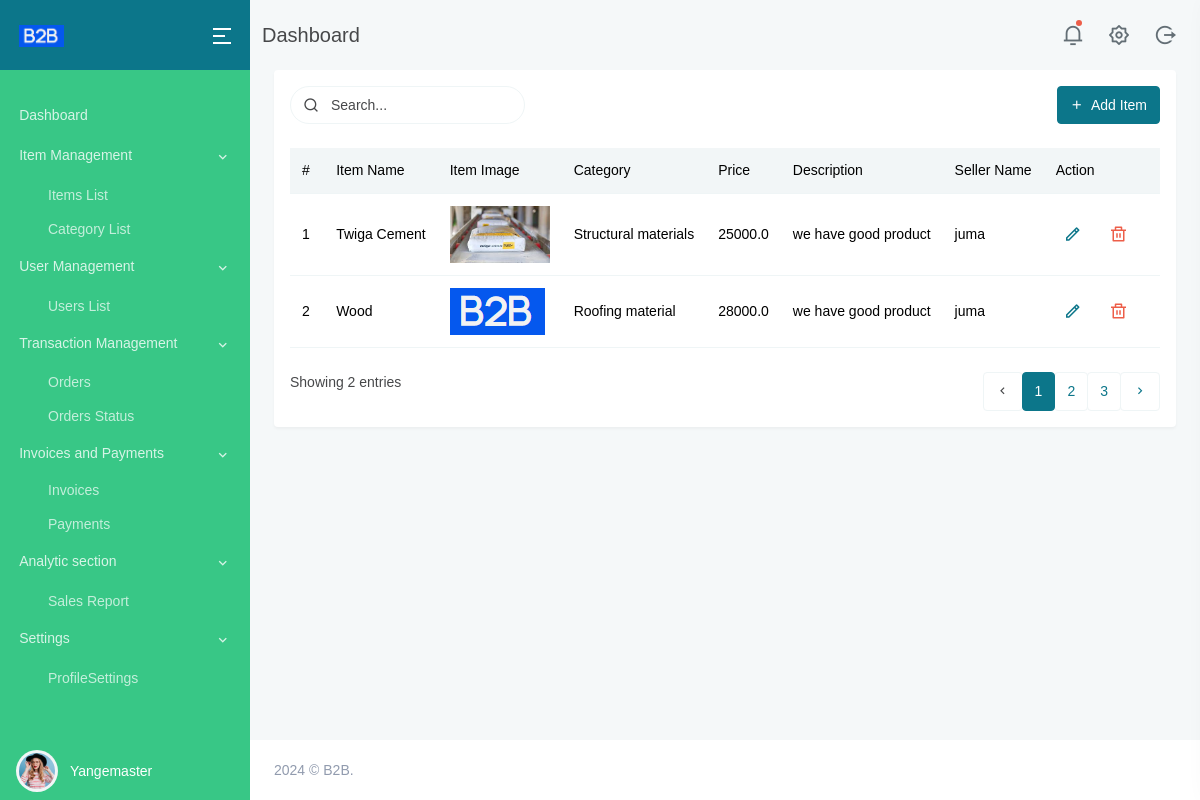
The app's page /items/ (signed in) with its own data.
### main/models.py (models this page shows, shortened)
class Item(models.Model):
    item_name = models.CharField(max_length=100)
    category = models.ForeignKey(Category, on_delete=models.CASCADE)
    price = models.FloatField()
    item_image = models.ImageField(upload_to='items_images/')
    description = models.TextField()
    seller_name = models.CharField(max_length=100, default="john")

class Category(models.Model):
    category = models.CharField(max_length=30)
    def __str__(self):
        return self.category

### main/views.py (the view)
# urls.py: path('items/', views.item_list, name='item_list'),
@login_required
def item_list(request):
    items = Item.objects.all()
    categories = Category.objects.all()
    return render(request, 'item.html', {'items': items, 'categories': categories})

### templates/item.html (shortened to what this page needs)
{% extends "base.html" %}
{% load static %}
{% block content %}
<div class="main-content">
    <div class="page-content">
        <div class="container-fluid">
            <div class="row">
                <div class="col-lg-12">
                    <div class="card">
                        <div class="card-body">
                            <div class="row mb-2">
                                <div class="col-md-6">
                                    <div class="form-inline float-md-start mb-3">
                                        <div class="search-box me-2">
                                            <div class="position-relative">
                                                <input type="text" class="form-control border" placeholder="Search...">
                                                <i class="ri-search-line search-icon"></i>
                                            </div>
                                        </div>
                                    </div>
                                </div>
                                <div class="col-md-6">
                                    <div class="mb-3 float-end">
                                        <a href="#" class="btn btn-primary" data-bs-toggle="modal" data-bs-target="#addItemModal">
                                            <i class="mdi mdi-plus me-1"></i> Add Item
                                        </a>
                                    </div>
                                </div>
                            </div>
                            <div class="table-responsive mb-4">
                                <table class="table table-hover table-nowrap align-middle mb-0">
                                    <thead class="bg-light">
                                        <tr>
                                            <th scope="col" style="width: 50px;">#</th>
                                            <th scope="col">Item Name</th>
                                            <th scope="col">Item Image</th>
                                            <th scope="col">Category</th>
                                            <th scope="col">Price</th>
                                            <th scope="col">Description</th>
                                            <th scope="col">Seller Name</th>
                                            <th scope="col" style="width: 200px;">Action</th>
                                        </tr>
                                    </thead>
                                    <tbody>
                                        {% for item in items %}
                                        <tr>
                                            <th scope="row">{{ forloop.counter }}</th>
                                            <td>{{ item.item_name }}</td>
                                            <td>  <img src="{{ item.item_image.url }}" alt="{{ item.item_name }}" style="max-width: 100px; max-height: 100px;"></td>
                                            <td>{{ item.category }}</td>
                                            <td>{{ item.price }}</td>
                                            <td>{{ item.description }}</td>
                                            <td>{{ item.seller_name }}</td>
                                            <td>
                                                <ul class="list-inline mb-0">
                                                    <li class="list-inline-item">
                                                        <a href="javascript:void(0);" class="px-2 text-primary"><i class="ri-pencil-line font-size-18"></i></a>
                                                    </li>
                                                    <li class="list-inline-item">
                                                        <a href="javascript:void(0);" class="px-2 text-danger"><i class="ri-delete-bin-line font-size-18"></i></a>
                                                    </li>
                                                </ul>
                                            </td>
                                        </tr>
                                        {% endfor %}
                                    </tbody>
                                </table>
                            </div>
                            <div class="row mt-4">
                                <div class="col-sm-6">
                                    <div>
                                        <p class="mb-sm-0">Showing {{ items|length }} entries</p>
                                    </div>
                                </div>
                                <div class="col-sm-6">
                                    <div class="float-sm-end">
                                        <ul class="pagination mb-sm-0">
                                            <li class="page-item disabled">
                                                <a href="#" class="page-link"><i class="mdi mdi-chevron-left"></i></a>
                                            </li>
                                            <li class="page-item active">
                                                <a href="#" class="page-link">1</a>
                                            </li>
                                            <li class="page-item">
                                                <a href="#" class="page-link">2</a>
                                            </li>
                                            <li class="page-item">
                                                <a href="#" class="page-link">3</a>
                                            </li>
                                            <li class="page-item">
                                                <a href="#" class="page-link"><i class="mdi mdi-chevron-right"></i></a>
                                            </li>
                                        </ul>
                                    </div>
                                </div>
                            </div>
                        </div>
                    </div>
                </div>
            </div>
        </div>
    </div>
</div>
{% endblock %}

### templates/base.html (shortened to what this page needs)
{% load static %}
<!doctype html>
<html lang="en">
    <head>
    <link href="{% static 'assets/libs/jsvectormap/css/jsvectormap.min.css' %}" rel="stylesheet" type="text/css">
    <link href="{% static 'assets/css/bootstrap.min.css' %}" id="bootstrap-style" rel="stylesheet" type="text/css">
    <link href="{% static 'assets/css/icons.min.css' %}" rel="stylesheet" type="text/css">
    <link href="{% static 'assets/css/app.min.css' %}" id="app-style" rel="stylesheet" type="text/css">
    <link href="https://unicons.iconscout.com/release/v4.0.0/css/unicons.css" rel="stylesheet">
    </head>
    <body data-sidebar="colored">
        <div id="layout-wrapper">
            <header id="page-topbar">
                <div class="navbar-header">
                    <div class="d-flex">
                      <div class="page-title-box align-self-center d-none d-md-block">
                        <h4 class="page-title mb-0">Dashboard</h4>
                      </div>
                    </div>
                    <div class="d-flex">
                        <div class="dropdown d-inline-block">
                            <button type="button" class="btn header-item noti-icon waves-effect" id="page-header-notifications-dropdown" data-bs-toggle="dropdown" aria-expanded="false">
                                <i class="ri-notification-3-line"></i>
                                <span class="noti-dot"></span>
                            </button>
                        </div>
                        <div class="dropdown d-inline-block">
                            <a href="{% url 'settings' %}">
                                <button type="button" class="btn header-item noti-icon right-bar-toggle waves-effect">
                                    <i class="ri-settings-2-line"></i>
                                </button>
                            </a>
                        </div>
                        <div class="dropdown d-inline-block">
                            <a href="{% url 'logout' %}">
                                <button type="button" class="btn header-item noti-icon right-bar-toggle waves-effect">
                                    <i class="ri-logout-circle-r-line"></i>
                                </button>
                            </a>
                        </div>
                    </div>
                </div>
            </header>
            <div class="vertical-menu bg-success">
                 <div class="navbar-brand-box">
                    <a href="{% url 'index' % }" class="logo logo-light">
                        <span class="logo-lg">
                        <img src="{% static 'assets/images/B2B.png' %}" alt="logo-light" height="22">
                        </span>
                    </a>
                </div>
                <button type="button" class="btn btn-sm px-3 font-size-24 header-item waves-effect vertical-menu-btn" id="vertical-menu-btn">
                    <i class="ri-menu-2-line align-middle"></i>
                </button>
                <div data-simplebar="" class="vertical-scroll">
                    <div id="sidebar-menu">
                         <ul class="metismenu list-unstyled" id="side-menu">
                            <li>
                                <a href="{% url 'index' % }" class="waves-effect">
                                    <span>Dashboard</span>
                                </a>
                            </li>
                            <li>
                                <a href="javascript: void(0);" class="has-arrow waves-effect">
                                    <span>Item Management </span>
                                </a>
                                <ul class="sub-menu" aria-expanded="false">
                                    <li><a href="{% url 'item_list' %}">Items List</a></li>
                                    <li><a href="{% url 'category_list' %}">Category  List</a></li>
                                </ul>
                            </li>
                            <li>
                                <a href="javascript: void(0);" class="has-arrow waves-effect">
                                    <span>User Management </span>
                                </a>
                                <ul class="sub-menu" aria-expanded="false">
                                    <li><a href="{% url 'userslist' %}">Users List</a></li>
                                </ul>
                            </li>
                            <li>
                                <a href="javascript: void(0);" class="has-arrow waves-effect">
                                    <span>Transaction Management</span>
                                </a>
                                        <ul class="sub-menu" aria-expanded="false">
                                            <li><a href="{% url 'orders' %}">Orders</a></li>
                                            <li><a href="">Orders Status</a></li>
                                        </ul>
                            </li>
                                    <li>
                                        <a href="javascript: void(0);" class="has-arrow">Invoices and Payments</a>
                                        <ul class="sub-menu" aria-expanded="false">
                                            <li><a href="{% url 'invoices'%}">Invoices</a></li>
                                            <li><a href="{% url 'payments' %}">Payments</a></li>
                                        </ul>
                                    </li>
                            <li>
                                <a href="javascript: void(0);" class="has-arrow waves-effect">
                                    <span>Analytic section</span>
                                </a>
                                <ul class="sub-menu" aria-expanded="true">
                                    <li><a href="#">Sales Report</a></li>
                                </ul>
                            </li>
                            <li>
                                <a href="javascript: void(0);" class="has-arrow waves-effect">
                                    <span>Settings</span>
                                </a>
                                <ul class="sub-menu" aria-expanded="true">
                                    <li><a href="{% url 'settings'%}">ProfileSettings</a></li>
                                </ul>
                            </li>
                     </ul>
                    </div>
                </div>
                <div class="dropdown px-3 sidebar-user sidebar-user-info">
                    <button type="button" class="btn w-100 px-0 border-0" id="page-header-user-dropdown" data-bs-toggle="dropdown" aria-haspopup="true" aria-expanded="false">
                        <span class="d-flex align-items-center">
                            <div class="flex-shrink-0">
                                    <img src="{% static 'assets/images/users/avatar-2.jpg' %}" class="img-fluid header-profile-user rounded-circle" alt="">
                            </div>
                            <div class="flex-grow-1 ms-2 text-start">
                                <span class="ms-1 fw-medium user-name-text">{{ request.user.username }}</span>
                            </div>
                        </span>
                    </button>
                </div>
            </div>
    {% block content %}
    {% endblock content %}
            <footer class="footer">
                <div class="container-fluid">
                    <div class="row">
                        <div class="col-sm-6">
                            <script>document.write(new Date().getFullYear())</script> © B2B.
                        </div>
                    </div>
                </div>
            </footer>
        </div>
</body>
</html>

### records on screen
Item: item_name "Twiga Cement", item_image (picture), category "Structural materials", price "25000.0", description "we have good product", seller_name "juma"
Item: item_name "Wood", item_image (picture), category "Roofing material", price "28000.0", description "we have good product", seller_name "juma"

### other values on screen
{{ request.user.username }} "Yangemaster"
{{ items|length }} "2"
